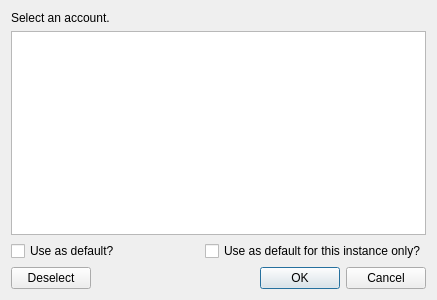
<?xml version="1.0" encoding="UTF-8"?>
<ui version="4.0">
 <class>AccountSelectDialog</class>
 <widget class="QDialog" name="AccountSelectDialog">
  <property name="geometry">
   <rect>
    <x>0</x>
    <y>0</y>
    <width>437</width>
    <height>300</height>
   </rect>
  </property>
  <property name="windowTitle">
   <string>Select an Account</string>
  </property>
  <layout class="QVBoxLayout" name="verticalLayout">
   <item>
    <widget class="QLabel" name="msgLabel">
     <property name="text">
      <string>Select an account.</string>
     </property>
    </widget>
   </item>
   <item>
    <widget class="QTreeView" name="listView"/>
   </item>
   <item>
    <layout class="QHBoxLayout" name="horizontalLayout">
     <item>
      <widget class="QCheckBox" name="globalDefaultCheck">
       <property name="text">
        <string>Use as default?</string>
       </property>
      </widget>
     </item>
     <item>
      <widget class="QCheckBox" name="instDefaultCheck">
       <property name="text">
        <string>Use as default for this instance only?</string>
       </property>
      </widget>
     </item>
    </layout>
   </item>
   <item>
    <layout class="QHBoxLayout" name="horizontalLayout_2">
     <item>
      <widget class="QPushButton" name="deselectBtn">
       <property name="text">
        <string>Deselect</string>
       </property>
      </widget>
     </item>
     <item>
      <widget class="QDialogButtonBox" name="buttonBox">
       <property name="standardButtons">
        <set>QDialogButtonBox::Cancel|QDialogButtonBox::Ok</set>
       </property>
      </widget>
     </item>
    </layout>
   </item>
  </layout>
 </widget>
 <resources/>
 <connections/>
</ui>
